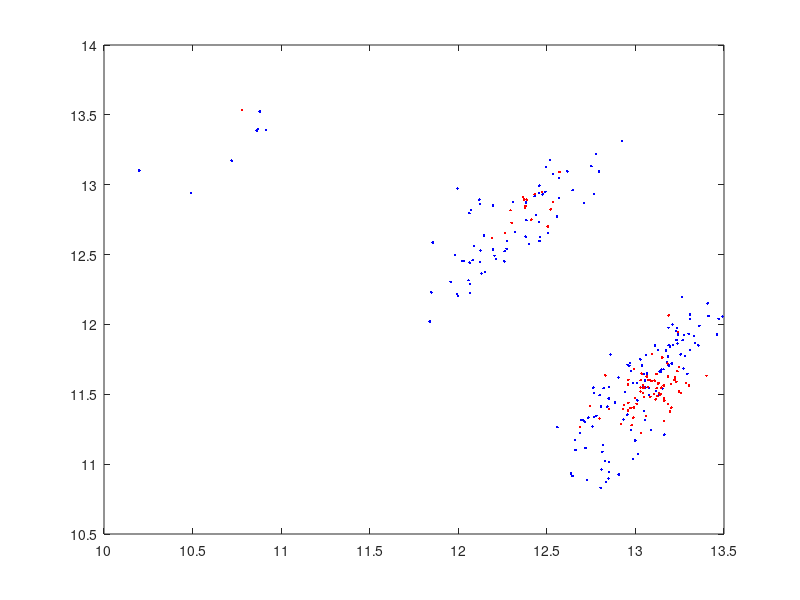

MATLAB code to generate this figure: (Note: this script raises an error after producing the figure.)
data = dlmread('SNP_A-1700211int.txt');
train_data = dlmread('SNP_A-1700211_train.txt');

c4 = 2;

c_aa = [13.0401406105; 11.5331200557];
E_aa = [15.366502377   -4.23183586038;
        -4.23183586038 13.2701697182];
rho_aa = 27.7563720409;
E_aa = E_aa/((1+rho_aa)/c4);

c_ab = [12.4082950631; 12.7980255933];
E_ab = [60.2079043501 -29.0312344412; 
        -29.0312344412 45.0473027062];
rho_ab = 93.9979148433;
E_ab = E_ab/((1+rho_ab)/c4);

c_bb = [11.0247936707; 13.0898109804];
E_bb = [59.8413298228 -29.1244860329;
       -29.1244860329 45.4138772336];
rho_bb = 93.9979148433;
E_bb = E_bb/((1+rho_bb)/c4);


figure;

% plot all data point
plot(data(:,1),data(:,2),'b.');
hold on;

% plot aa training data
plot(train_data(:,1),train_data(:,2),'r.');
hold on;

% plot aa ellipsoid
ellipse_plot(E_aa, c_aa);
hold on;
ellipse_plot(E_ab, c_ab);
hold on;
ellipse_plot_dash(E_bb, c_bb);

xlabel('log(allele A intensity)');
ylabel('log(allele B intensity)');
xlim([10 15]);
ylim([9.5 15])
axis equal;